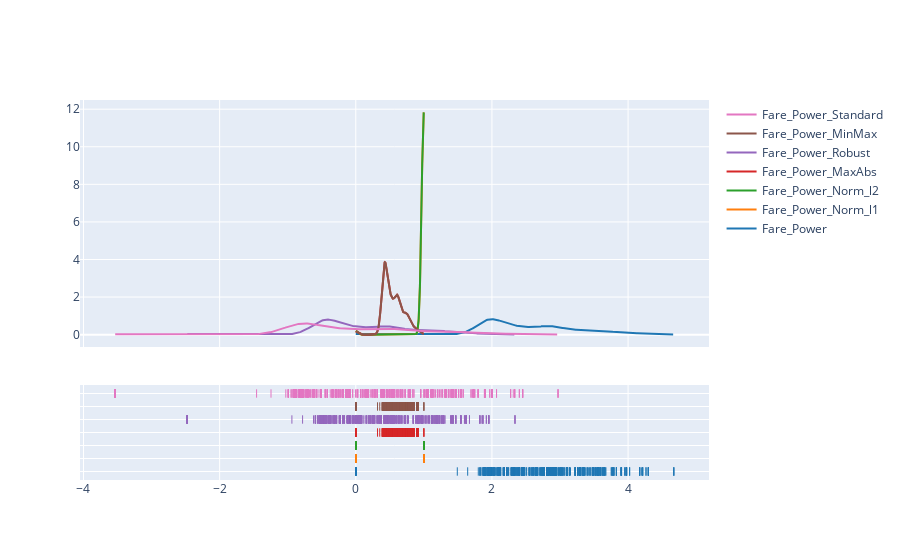

Notebook source saved alongside this figure:
### Code cell
data = []
columns = []
for i in trans_fare.df.columns:
    if i.startswith('Fare_Power'):
        arr = trans_fare.df[i].values
        if np.any(np.isinf(arr)) or np.any(np.isnan(arr)):
            print(f"'{i}' contains infs or NaNs")
        else:
            data.append(arr.tolist())
            columns.append(i)
fig = ff.create_distplot(data, columns, bin_size=.25, show_hist=False)
fig.show()

### Figure 1 — Plotly figure (JSON) as saved in the notebook; plotly's stock layout.template omitted (floating-point values rounded to 4 significant figures; data arrays with more than 128 entries replaced by an {"elided": "..."} marker saying what was removed)
{"data": [{"legendgroup": "Fare_Power", "marker": {"color": "rgb(31, 119, 180)"}, "mode": "lines", "name": "Fare_Power", "showlegend": true, "type": "scatter", "x": {"elided": "500 float values"}, "xaxis": "x", "y": {"elided": "500 float values"}, "yaxis": "y"}, {"legendgroup": "Fare_Power_Norm_l1", "marker": {"color": "rgb(255, 127, 14)"}, "mode": "lines", "name": "Fare_Power_Norm_l1", "showlegend": true, "type": "scatter", "x": {"elided": "500 float values"}, "xaxis": "x", "y": {"elided": "500 float values"}, "yaxis": "y"}, {"legendgroup": "Fare_Power_Norm_l2", "marker": {"color": "rgb(44, 160, 44)"}, "mode": "lines", "name": "Fare_Power_Norm_l2", "showlegend": true, "type": "scatter", "x": {"elided": "500 float values"}, "xaxis": "x", "y": {"elided": "500 float values"}, "yaxis": "y"}, {"legendgroup": "Fare_Power_MaxAbs", "marker": {"color": "rgb(214, 39, 40)"}, "mode": "lines", "name": "Fare_Power_MaxAbs", "showlegend": true, "type": "scatter", "x": {"elided": "500 float values"}, "xaxis": "x", "y": {"elided": "500 float values"}, "yaxis": "y"}, {"legendgroup": "Fare_Power_Robust", "marker": {"color": "rgb(148, 103, 189)"}, "mode": "lines", "name": "Fare_Power_Robust", "showlegend": true, "type": "scatter", "x": {"elided": "500 float values"}, "xaxis": "x", "y": {"elided": "500 float values"}, "yaxis": "y"}, {"legendgroup": "Fare_Power_MinMax", "marker": {"color": "rgb(140, 86, 75)"}, "mode": "lines", "name": "Fare_Power_MinMax", "showlegend": true, "type": "scatter", "x": {"elided": "500 float values"}, "xaxis": "x", "y": {"elided": "500 float values"}, "yaxis": "y"}, {"legendgroup": "Fare_Power_Standard", "marker": {"color": "rgb(227, 119, 194)"}, "mode": "lines", "name": "Fare_Power_Standard", "showlegend": true, "type": "scatter", "x": {"elided": "500 float values"}, "xaxis": "x", "y": {"elided": "500 float values"}, "yaxis": "y"}, {"legendgroup": "Fare_Power", "marker": {"color": "rgb(31, 119, 180)", "symbol": "line-ns-open"}, "mode": "markers", "name": "Fare_Power", "showlegend": false, "type": "scatter", "x": {"elided": "891 float values"}, "xaxis": "x", "y": {"elided": "891 str values"}, "yaxis": "y2"}, {"legendgroup": "Fare_Power_Norm_l1", "marker": {"color": "rgb(255, 127, 14)", "symbol": "line-ns-open"}, "mode": "markers", "name": "Fare_Power_Norm_l1", "showlegend": false, "type": "scatter", "x": {"elided": "891 int values"}, "xaxis": "x", "y": {"elided": "891 str values"}, "yaxis": "y2"}, {"legendgroup": "Fare_Power_Norm_l2", "marker": {"color": "rgb(44, 160, 44)", "symbol": "line-ns-open"}, "mode": "markers", "name": "Fare_Power_Norm_l2", "showlegend": false, "type": "scatter", "x": {"elided": "891 int values"}, "xaxis": "x", "y": {"elided": "891 str values"}, "yaxis": "y2"}, {"legendgroup": "Fare_Power_MaxAbs", "marker": {"color": "rgb(214, 39, 40)", "symbol": "line-ns-open"}, "mode": "markers", "name": "Fare_Power_MaxAbs", "showlegend": false, "type": "scatter", "x": {"elided": "891 float values"}, "xaxis": "x", "y": {"elided": "891 str values"}, "yaxis": "y2"}, {"legendgroup": "Fare_Power_Robust", "marker": {"color": "rgb(148, 103, 189)", "symbol": "line-ns-open"}, "mode": "markers", "name": "Fare_Power_Robust", "showlegend": false, "type": "scatter", "x": {"elided": "891 float values"}, "xaxis": "x", "y": {"elided": "891 str values"}, "yaxis": "y2"}, {"legendgroup": "Fare_Power_MinMax", "marker": {"color": "rgb(140, 86, 75)", "symbol": "line-ns-open"}, "mode": "markers", "name": "Fare_Power_MinMax", "showlegend": false, "type": "scatter", "x": {"elided": "891 float values"}, "xaxis": "x", "y": {"elided": "891 str values"}, "yaxis": "y2"}, {"legendgroup": "Fare_Power_Standard", "marker": {"color": "rgb(227, 119, 194)", "symbol": "line-ns-open"}, "mode": "markers", "name": "Fare_Power_Standard", "showlegend": false, "type": "scatter", "x": {"elided": "891 float values"}, "xaxis": "x", "y": {"elided": "891 str values"}, "yaxis": "y2"}], "layout": {"barmode": "overlay", "hovermode": "closest", "legend": {"traceorder": "reversed"}, "xaxis": {"anchor": "y2", "domain": [0, 1], "zeroline": false}, "yaxis": {"anchor": "free", "domain": [0.35, 1], "position": 0}, "yaxis2": {"anchor": "x", "domain": [0, 0.25], "dtick": 1, "showticklabels": false}}}
